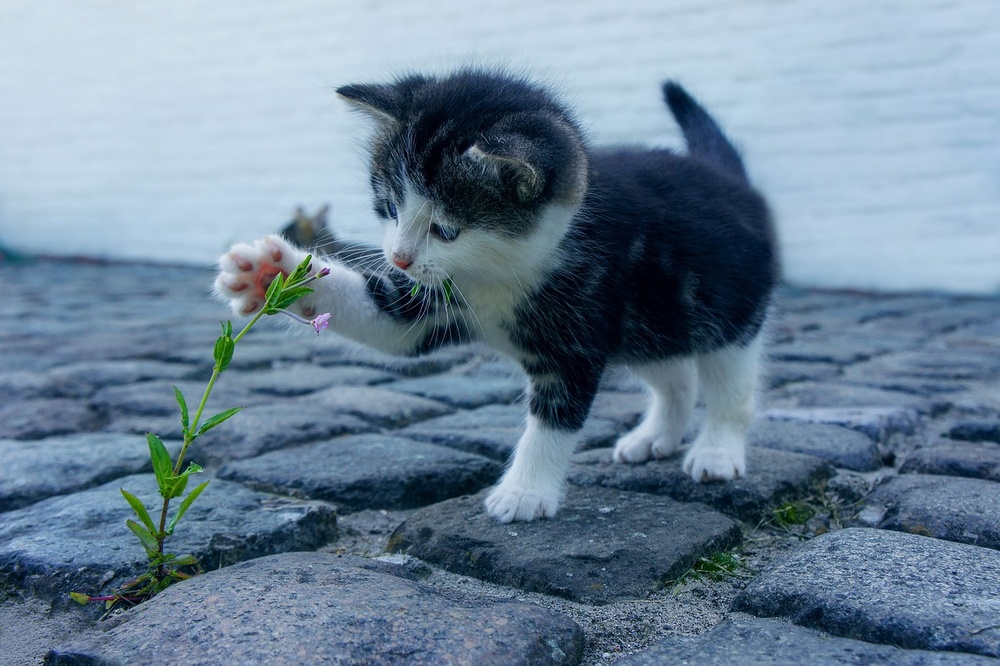
#> input picture Color Detection/img.jpg, 1000 x 666 px, shrunk from 1280 x 852 before the run, found by its file name
$ jupyter execute color_detection.ipynb
#> lines starting #> are read from the running program, lines starting #| are printed output that depends on the picture; after the words box and inside, x2 and y2 are one past the last pixel; in counts of white or black regions, pixels touching at a corner belong together
#> further down, image is the input picture: shape (666, 1000, 3); mean B, G, R 151.5, 131.3, 108.5
[cell 1]
import cv2
import numpy as np
import matplotlib.pyplot as plt
from google.colab.patches import cv2_imshow

def color_detection(image):
    # Convert image to HSV color space
    hsv_image = cv2.cvtColor(image, cv2.COLOR_BGR2HSV)
#> hsv_image: shape (666, 1000, 3); mean H, S, V 103.6, 94.2, 152.5

    # Define color ranges
    lower_red = np.array([0, 50, 50])
    upper_red = np.array([10, 255, 255])
    lower_blue = np.array([110, 50, 50])
    upper_blue = np.array([130, 255, 255])
    lower_green = np.array([50, 50, 50])
    upper_green = np.array([70, 255, 255])

    # Create masks for each color
    mask_red = cv2.inRange(hsv_image, lower_red, upper_red)
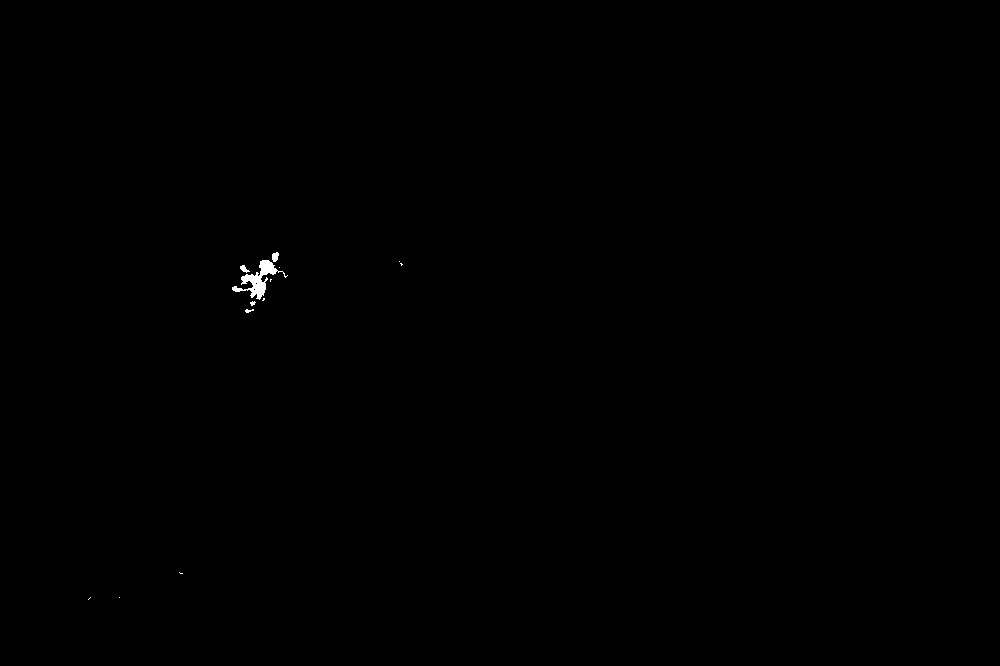
#> mask_red: shape (666, 1000); 0.12% white; 13 white regions (9 under 20 px), largest, box (x1, y1, x2, y2) and area: (232, 260, 288, 300) 653, (272, 252, 279, 262) 53, (240, 265, 250, 273) 41, (245, 309, 254, 313) 22
    mask_blue = cv2.inRange(hsv_image, lower_blue, upper_blue)
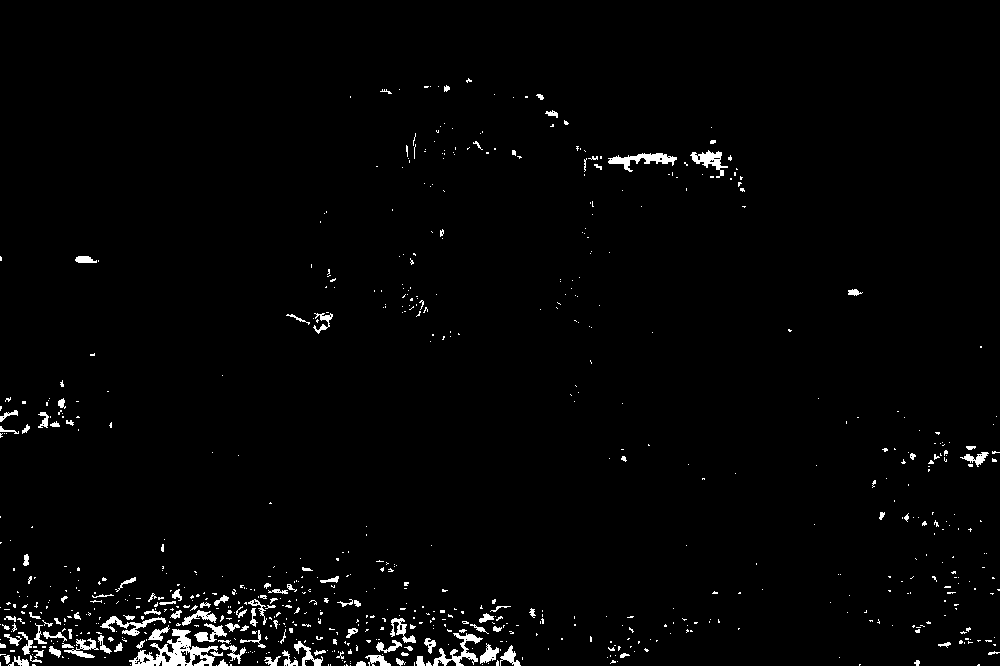
#> mask_blue: shape (666, 1000); 2% white; 743 white regions (623 under 20 px), largest, box (x1, y1, x2, y2) and area: (129, 629, 218, 666) 1296, (433, 633, 483, 666) 522, (608, 153, 677, 172) 518
    mask_green = cv2.inRange(hsv_image, lower_green, upper_green)
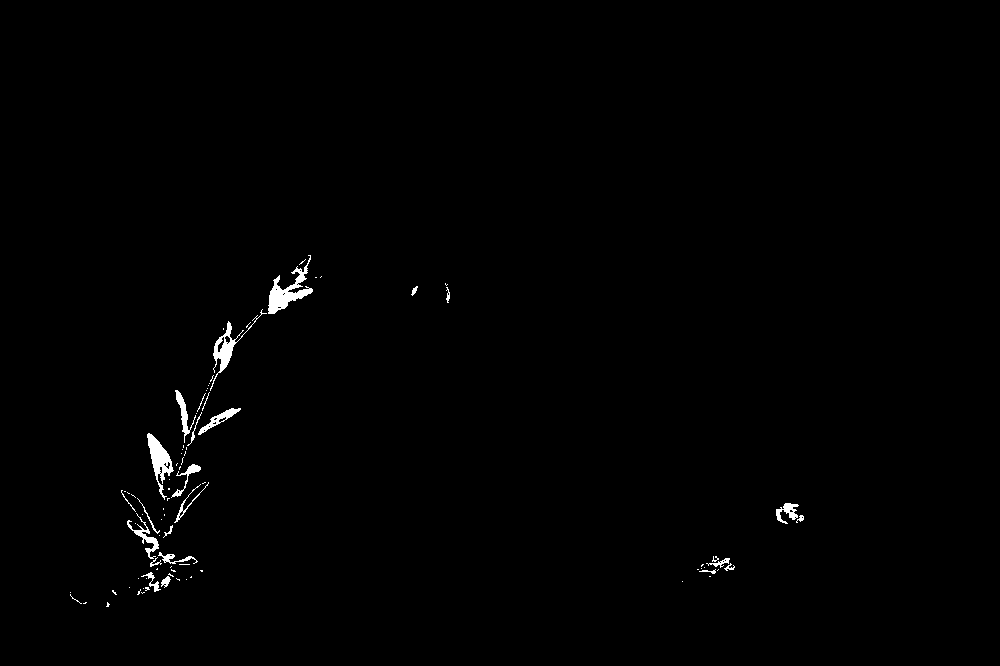
#> mask_green: shape (666, 1000); 0.7% white; 87 white regions (61 under 20 px)

    # Find contours in the masks
    contours_red, _ = cv2.findContours(mask_red, cv2.RETR_EXTERNAL, cv2.CHAIN_APPROX_SIMPLE)
#> contours_red = 13 contours, 10 with area under 20; largest, box (x1, y1, x2, y2) and area: (232, 260, 288, 300) 542, (272, 252, 279, 262) 40, (240, 265, 250, 273) 29
    contours_blue, _ = cv2.findContours(mask_blue, cv2.RETR_EXTERNAL, cv2.CHAIN_APPROX_SIMPLE)
#> contours_blue = 742 contours, 665 with area under 20; largest, box (x1, y1, x2, y2) and area: (129, 629, 218, 666) 1259, (608, 153, 677, 172) 426, (433, 633, 483, 666) 392, (690, 150, 728, 178) 333, (100, 616, 166, 636) 283
    contours_green, _ = cv2.findContours(mask_green, cv2.RETR_EXTERNAL, cv2.CHAIN_APPROX_SIMPLE)
#> contours_green = 87 contours, 70 with area under 20; largest, box (x1, y1, x2, y2) and area: (268, 255, 313, 314) 753, (147, 433, 174, 500) 624, (210, 309, 267, 391) 522, (198, 408, 241, 435) 262, (175, 390, 196, 443) 216

    # Draw contours on the image
    color_detected_image = image.copy()
    cv2.drawContours(color_detected_image, contours_red, -1, (0, 0, 255), 2)
    cv2.drawContours(color_detected_image, contours_blue, -1, (255, 0, 0), 2)
    cv2.drawContours(color_detected_image, contours_green, -1, (0, 255, 0), 2)
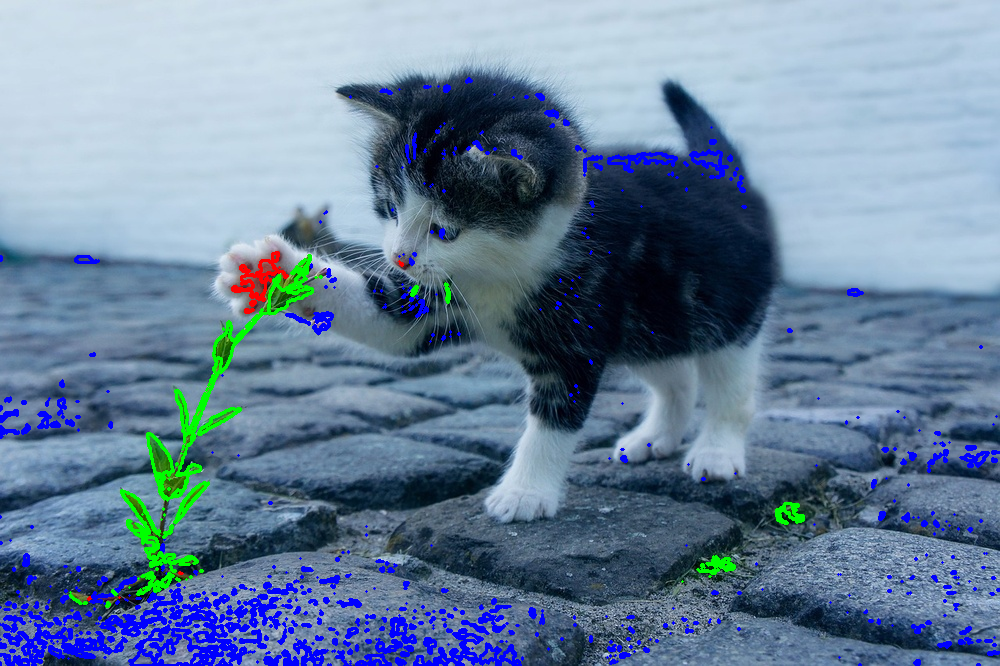
#> color_detected_image: shape (666, 1000, 3); mean B, G, R 155, 128.6, 104.4

    # Display the original and color-detected images side by side
    fig, axes = plt.subplots(1, 2, figsize=(12, 6))
    axes[0].imshow(cv2.cvtColor(image, cv2.COLOR_BGR2RGB))
    axes[0].set_title("Original Image")
    axes[0].axis('off')

    axes[1].imshow(cv2.cvtColor(color_detected_image, cv2.COLOR_BGR2RGB))
    axes[1].set_title("Color Detected Image")
    axes[1].axis('off')

    plt.show()
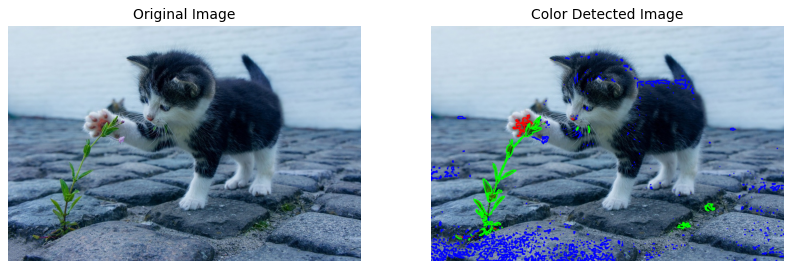
#> figure drawn by matplotlib, 2 panels

# Load image
image_path = '/content/img.jpg'
image = cv2.imread(image_path)

# Perform color detection
color_detection(image)
